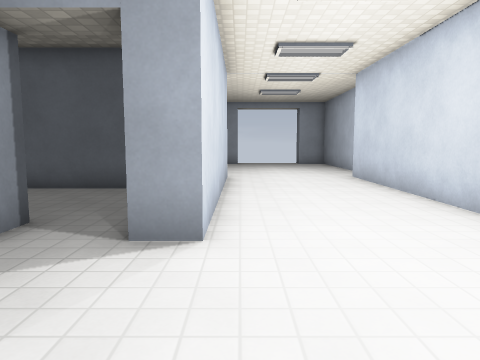
[1] (above)

17 first-person views from a walk through a level from a Godot 3-D game. The camera is 1.3 m above the floor, tilts 6° down and sees 70° across. The floor is counted in squares, 1 m on a side. Each view is taken from the middle of a square. On the plan, view 1 faces up. The plan holds only what a view shows up to about 15 squares ahead; the rest is blank. The place goes on beyond the plan. Surface patterns are stand-ins for the level's own textures.

[2]
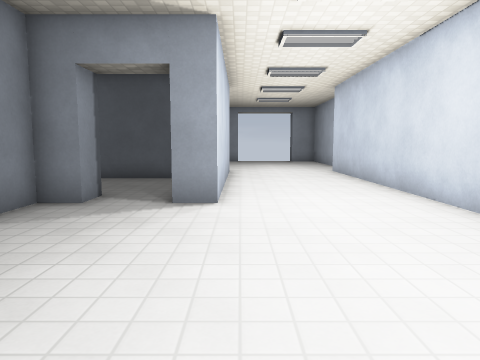

[3]
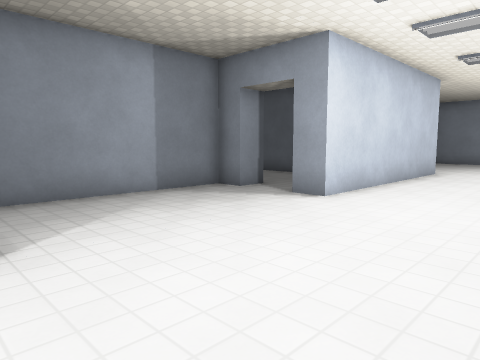

[4]
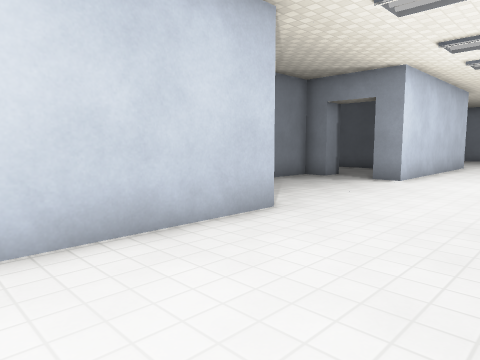

[5]
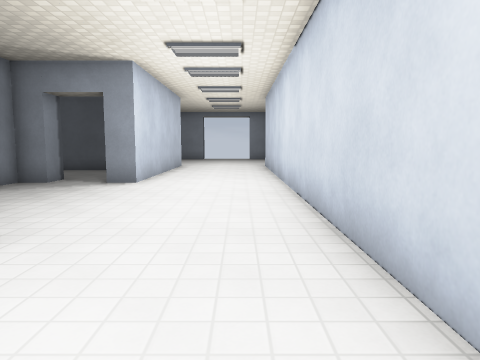

[6]
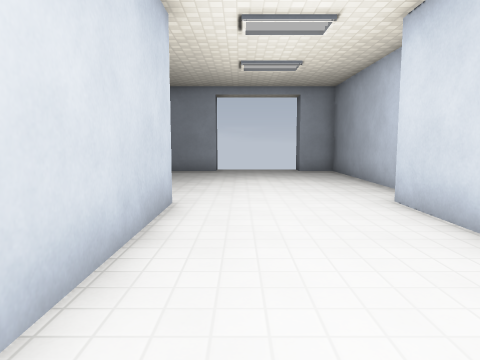

[7]
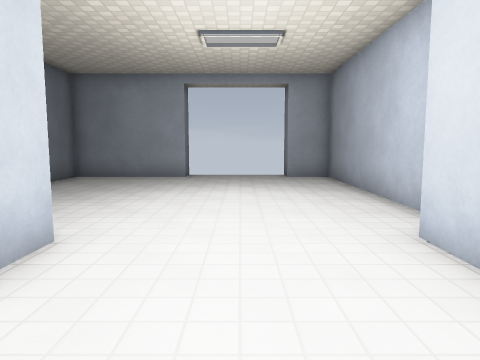

[8]
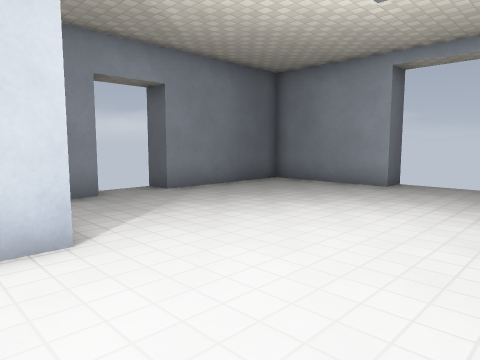

[9]
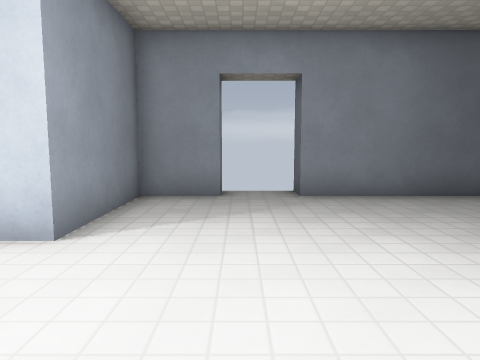

[10]
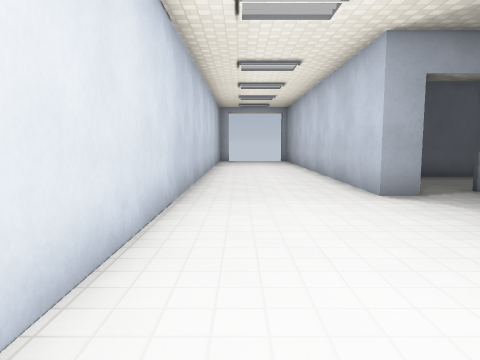

[11]
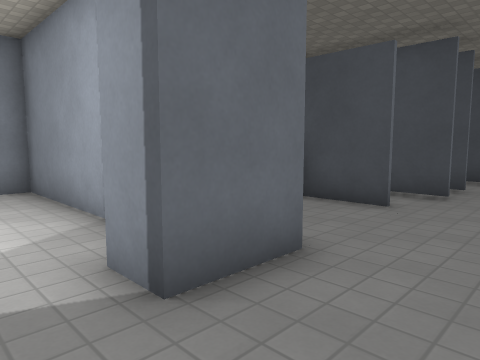

[12]
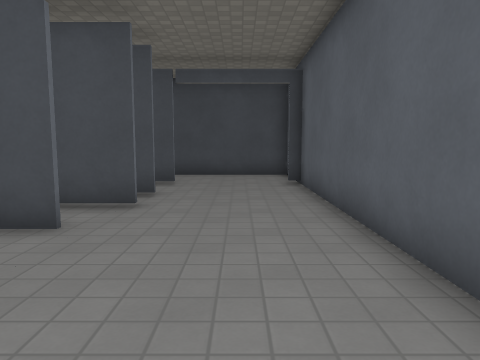

[13]
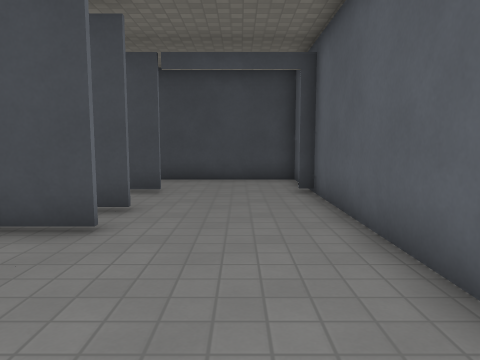

[14]
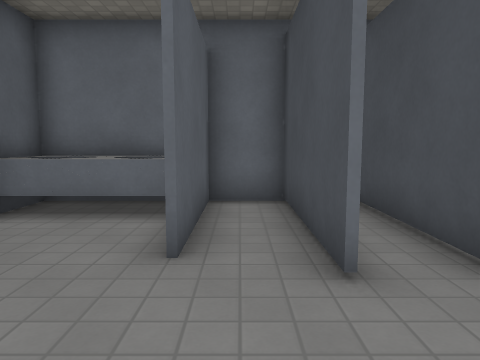

[15]
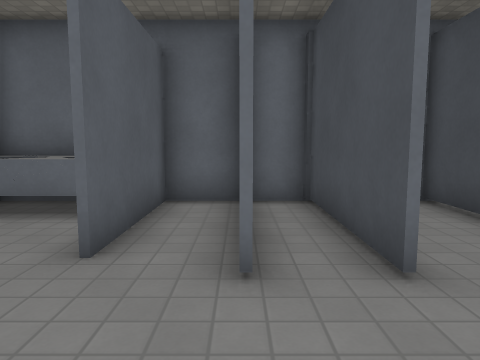

[16]
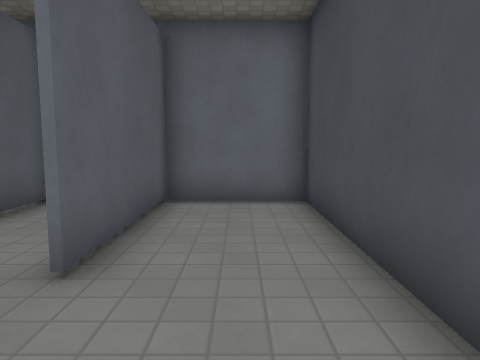

[17]
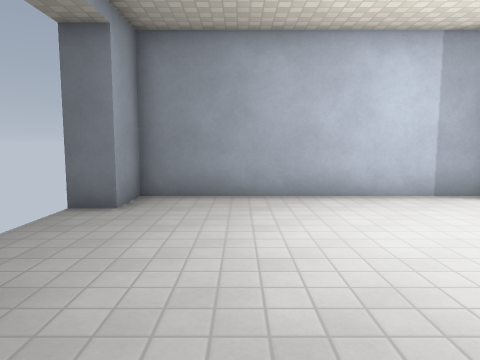

### Floor plan
Points are (right, up) in squares from view 1. A wall is a line through its corners. A room is listed if a view was taken in it or the views show most of it. See-through windows are left out.
Room 1 (views 1, 2, 3, 4, 5, 6, 7, 8, 9, 10, 17)
walls: (-3.5, 4.5) (-4.5, 4.5) (-4.5, -2.5) (-3.8, -2.5); (5.5, 14) (5.5, 22.5) (3.9, 22.5) (3.9, 23.5); (-5.2, 15.5) (-4.5, 15.5) (-4.5, 13.5) (-0.5, 13.5) (-0.5, 4.5) (-1.5, 4.5); (-1.6, -2.5) (-0.5, -2.5) (-0.5, -8.5); (-0.1, 23.6) (-0.1, 22.5) (-4.5, 22.5) (-4.5, 17.5) (-5.5, 17.5); (4.5, -8.4) (4.5, 13.8)
ways out: opening at (-2.5, 5) to room 2; opening at (-2.5, -3)
Room 2 (views 11, 12, 13, 14, 15, 16)
walls: (-11, 5.9) (-11, 1.2) (-9.3, 1.2) (-9.3, 5.2); (-12.6, 5.9) (-12.6, 1.2) (-11.2, 1.2); (-9.2, 5.2) (-9.2, 3); (-15.2, 5.9) (-15.2, 5); (-12.7, 1.4) (-12.7, 3); (-15.2, 3.1) (-15.2, 1.1); (-5.6, 5.6) (-3.5, 5.6) (-3.5, 4.5); (-8.4, 1.2) (-5.5, 1.2) (-5.5, 2.6); (-17.6, 10) (-18.5, 10) (-18.5, 1.2) (-15.3, 1.2) (-15.3, 5.9); (-2.5, 10) (-15.2, 10)
low walls: (-8.8, 3) (-5.6, 3); (-8.2, 1.5) (-7.7, 1.6); (-6.9, 1.6) (-6.4, 1.5) (-6, 1.6)
ways out: opening at (-2.5, 5) to room 1

Positions as (right, up) in squares from view 1, and headings:
1: (0, 0), facing up
2: (0, -3), facing up
3: (4, -3), facing up-left
4: (4, -8), facing up-left
5: (3, -7), facing up
6: (1, 6), facing up
7: (2, 9), facing up
8: (4, 12), facing up-left
9: (4, 16), facing left
10: (3, 6), facing down
11: (-2, 8), facing down-left
12: (-4, 8), facing left
13: (-6, 8), facing left
14: (-10, 9), facing down
15: (-11, 9), facing down
16: (-17, 9), facing down
17: (-3, 20), facing right
